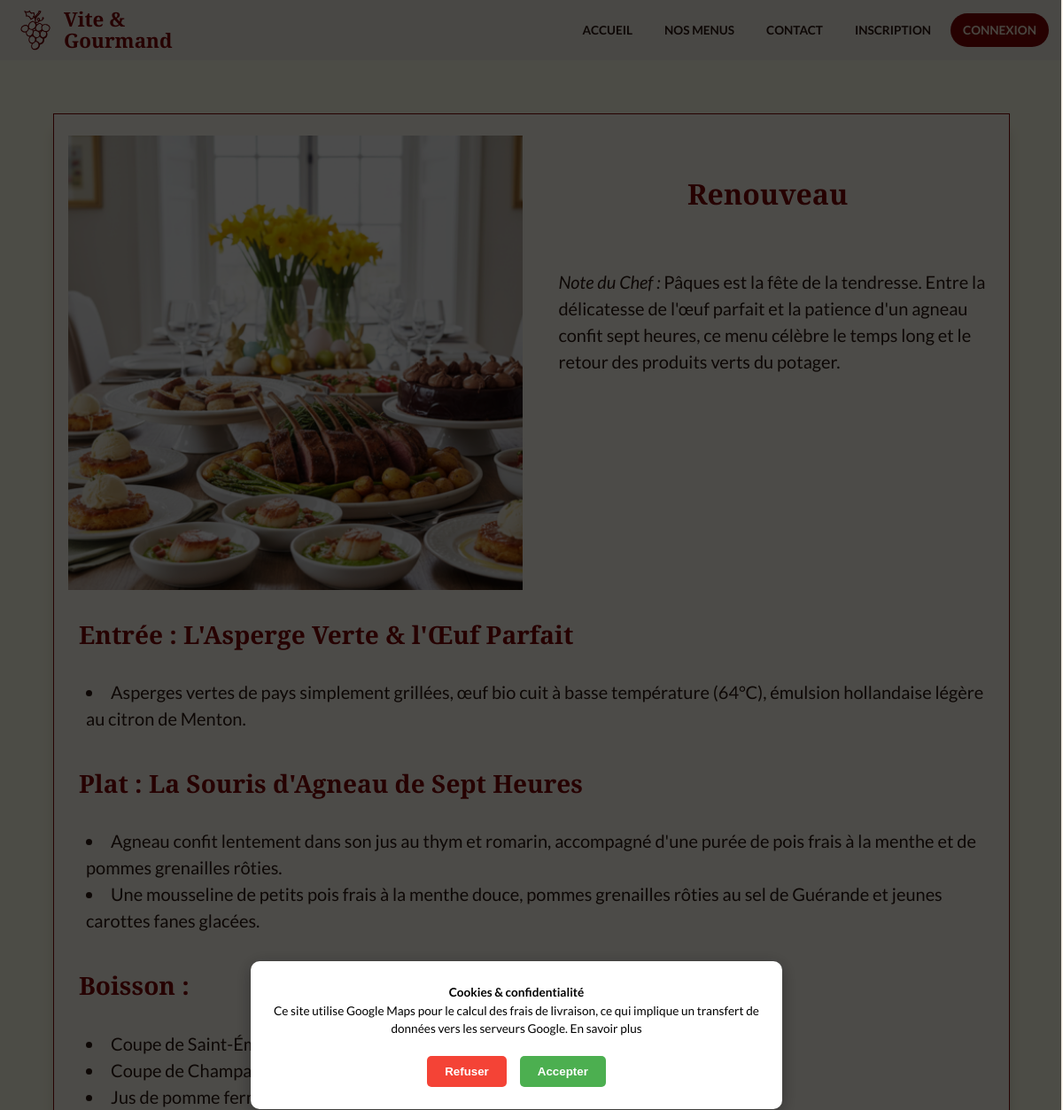
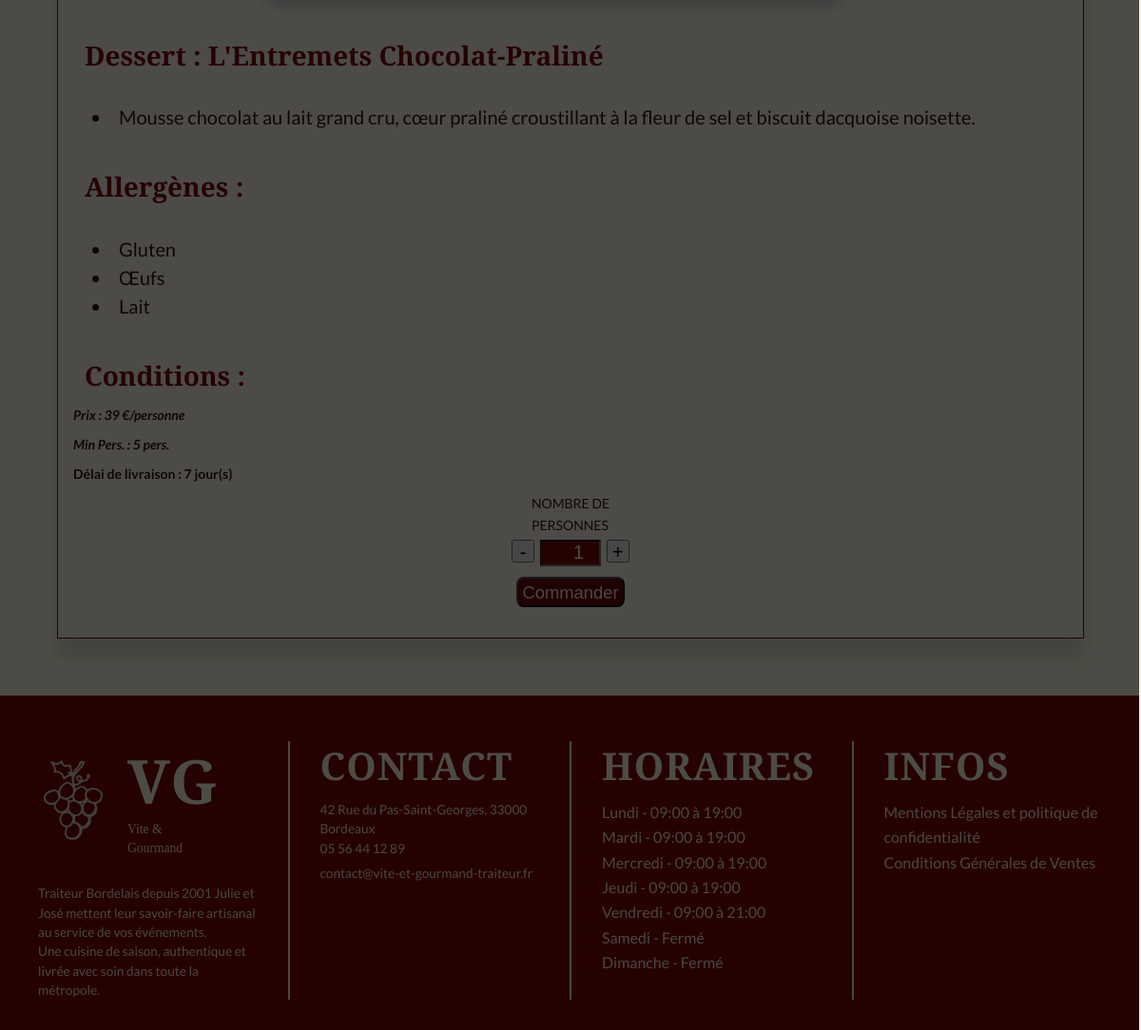
Page /data/menu-detail.php?id=Renouveau on the committed database (2 pictures, top to bottom).
### tables this page shows
CREATE TABLE `menu` (
  `Id_menu` int NOT NULL,
  `menu_nom` varchar(100) NOT NULL,
  `theme` varchar(100) NOT NULL,
  `regime` varchar(100) NOT NULL,
  `nb_perso_min` int DEFAULT NULL,
  `nb_perso_max` int DEFAULT NULL,
  `prix_menu` decimal(10,0) NOT NULL,
  `entree` text NOT NULL,
  `plat` text NOT NULL,
  `dessert` text NOT NULL,
  `boisson` text,
  `allergene` text,
  `description` text,
  `entree_description` text,
  `plat_description` text,
  `dessert_description` text,
  `boisson_description` text,
  `img_menu` varchar(255) DEFAULT NULL,
  `link` varchar(100) DEFAULT NULL,
  `description_info` text,
  `img_uploaded` varchar(255) DEFAULT NULL,
  `actif` tinyint(1) NOT NULL DEFAULT '1',
  `quantite_restante` int DEFAULT NULL,
  `conditions` text,
  `mois_debut` int DEFAULT NULL,
  `mois_fin` int DEFAULT NULL,
  `delai_commande_jours` int DEFAULT NULL
);

CREATE TABLE `horaires` (
  `Id_horaire` int NOT NULL,
  `jour` varchar(20) NOT NULL,
  `ouverture_matin` time DEFAULT NULL,
  `fermeture_matin` time DEFAULT NULL,
  `ouverture_apm` time DEFAULT NULL,
  `fermeture_apm` time DEFAULT NULL,
  `ferme` tinyint(1) NOT NULL DEFAULT '0'
);

### classes/Repository/MenuRepository.php (called while the page is built, shortened)
<?php
require_once __DIR__ . '/../Entity/MenuEntity.php';
class MenuRepository {
    private PDO $pdo;
    public function __construct(PDO $pdo) {
        $this->pdo = $pdo;
    }
    private function hydrate(array|false|null $data): ?Menu{
    return new Menu($data);
}
    public function findByLink(string $link): ?Menu {
        $stmt = $this->pdo->prepare("SELECT * FROM menu WHERE link = ? AND actif = 1 ");
        $stmt->execute([$link]);
        $data = $stmt ->fetch(PDO::FETCH_ASSOC);
        return $this->hydrate($data);
    }
}

### classes/Entity/MenuEntity.php (called while the page is built, shortened)
<?php
class Menu {
    private string $menu_nom;
    private float $prix_menu;
    private int $nb_perso_min;
    private string $description;
    private ?string $img_menu;
    private ?string $entree;
    private ?string $entree_description;
    private ?string $plat;
    private ?string $plat_description;
    private ?string $boisson;
    private ?string $dessert;
    private ?string $dessert_description;
    private ?string $allergene;
    private ?int $delai_commande;
    public function __construct(array $data) {
        $this->menu_nom          = $data['menu_nom'];
        $this->prix_menu         = (float)$data['prix_menu'];
        $this->nb_perso_min      = (int)$data['nb_perso_min'];
        $this->description       = $data['description'] ?? '';
        $this->img_menu       = $data['img_menu'] ?? null;
        $this->entree            = $data['entree'] ?? null;
        $this->entree_description = $data['entree_description']?? null;
        $this->plat              = $data['plat']?? null;
        $this->plat_description  = $data['plat_description']?? null;
        $this->boisson           = $data['boisson']?? null;
        $this->dessert           = $data['dessert']?? null;
        $this->dessert_description = $data['dessert_description']?? null;
        $this->allergene         = $data['allergene']?? null;
        $this->delai_commande      = $data['delai_commande_jours'] ?? null;
        }
    public function getNom(): string         { return $this->menu_nom; }
    public function getPrix(): float         { return $this->prix_menu; }
    public function getNbPersoMin(): int     { return $this->nb_perso_min; }
    public function getDescription(): string { return $this->description; }
    public function getEntree(): ?string     { return $this->entree;}
    public function getEntreeDescription(): ?string     { return $this->entree_description;}
    public function getPlat(): ?string     { return $this->plat;}
    public function getPlatDescription(): ?string     { return $this->plat_description;}
    public function getDessert(): ?string     { return $this->dessert;}
    public function getDessertDescription(): ?string     { return $this->dessert_description;}
    public function getBoisson(): ?string     { return $this->boisson;}
    public function getAllergene(): ?string     { return $this->allergene;}
    public function getDelaiCommande(): ?int     { return $this->delai_commande; }
    public function getImgMenuUrl(): string{
        $img = $this ->img_menu ?? '';
        return pathinfo($img, PATHINFO_EXTENSION) ? $img : $img .'.png';
    }
    }

### data/menu-detail.php (the view, shortened to what this page needs)
<?php
require_once __DIR__ . '/../login.php';
require_once __DIR__ . '/../classes/Repository/MenuRepository.php';
$menuRepository = new MenuRepository($pdo);
$menu = $menuRepository->findByLink($_GET['id'] ?? '');
?>
<!DOCTYPE html>
<html lang="fr">
<?php include __DIR__ . '/../includes/head.php'; ?>
<body>
<?php include __DIR__ . '/../includes/header.php'; ?>
<main>
    <article class="menu-detail">
        <div class="menu-detail-header">
            <picture>
                <img src="../Images/<?= $menu->getImgMenuUrl() ?>" alt="Photo du menu <?= htmlspecialchars($menu->getNom()) ?>" class="menu-detail-img">
            </picture>
            <div class="menu-detail-headline">
                <h2><?= htmlspecialchars($menu->getNom()) ?></h2>
                <p class="menu-chef-note"><em>Note du Chef :</em> <?= htmlspecialchars($menu->getDescription()) ?></p>
            </div>
        </div>
        <h3>Entrée : <?= htmlspecialchars($menu->getEntree()) ?></h3>
        <ul>
            <?php foreach (explode('|', $menu->getEntreeDescription() ?? '') as $ligne): ?>
                <li><?= htmlspecialchars($ligne) ?></li>
            <?php endforeach; ?>
        </ul>
        <h3>Plat : <?= htmlspecialchars($menu->getPlat()) ?></h3>
        <ul>
            <?php foreach (explode('|', $menu->getPlatDescription() ?? '') as $ligne): ?>
                <li><?= htmlspecialchars($ligne) ?></li>
            <?php endforeach; ?>
        </ul>
        <?php if ($menu->getBoisson()): ?>
    <h3>Boisson :</h3>
    <ul>
        <?php foreach (explode('|', $menu->getBoisson() ?? '') as $ligne): ?>
            <li><?= htmlspecialchars($ligne) ?></li>
        <?php endforeach; ?>
    </ul>
<?php endif; ?>
        <h3>Dessert : <?= htmlspecialchars($menu->getDessert()) ?></h3>
        <ul>
            <?php foreach (explode('|', $menu->getDessertDescription() ?? '') as $ligne): ?>
                <li><?= htmlspecialchars($ligne) ?></li>
            <?php endforeach; ?>
        </ul>
        <h3>Allergènes :</h3>
        <ul>
            <?php foreach (explode('|', $menu->getAllergene() ?? '') as $ligne): ?>
                <li><?= htmlspecialchars($ligne) ?></li>
            <?php endforeach; ?>
        </ul>
        <div class="menu-detail-footer">
            <div class="menu-condition-footer">
                <h3>Conditions :</h3>
                <em class="menu-condition">Prix : <?= $menu->getPrix() ?> €/personne</em>
                <em class="menu-condition">Min Pers. : <?= $menu->getNbPersoMin() ?> pers.</em>
                <?php if ($menu->getDelaiCommande() !== null): ?>
                    <span class="menu-condition">Délai de livraison : <?= $menu->getDelaiCommande() ?> jour(s)</span>
                <?php endif; ?>
            </div>
            <form id="form-commande" action="../achat.php" method="POST">
                <div class="nb-person-menu">
                    <span>NOMBRE DE <br>PERSONNES</span>
                    <div class="input-nb-perso">
                        <button type="button" class="counter-btn" onclick="change(this, -1)" aria-label="Diminuer le nombre de personnes">-</button>
                        <input type="number" class="counter-val" name="nb_pers" value="1" min="1">
                        <button type="button" class="counter-btn" onclick="change(this, 1)" aria-label="Augmenter le nombre de personnes">+</button>
                    </div>
                </div>
                <div class="order-menu-btn">
                    <button type="submit" class="btn-menu-order">Commander</button>
                </div>
            </form>
        </div>
    </article>
</main>
<?php include __DIR__ . '/../includes/footer.php'; ?>
</body>
</html>

### includes/footer.php (shortened to what this page needs)
<footer>
    <div id="cookie-overlay" class="cookie-overlay">
                <div class="cookie-banner">
                    <p>
                        <strong> Cookies & confidentialité</strong><br>
                        Ce site utilise Google Maps pour le calcul des frais de livraison,
                        ce qui implique un transfert de données vers les serveurs Google.
                        <a href="<?= BASE_URL ?>/mentions.php" target="_blank" aria-label="s'ouvre les mentions légales dans un nouvel onglet">En savoir plus</a>
                    </p>
                    <div class="cookie-buttons">
                        <button id="refuse-cookies" class="btn-cookie-refuse">Refuser</button>
                        <button id="accept-cookies" class="btn-cookie-accept">Accepter</button>
                    </div>
                </div>
            </div>
            <div>
                <div class="footer-logo-group">
                    <img src="<?= BASE_URL ?>/Images/Logo_beige_final_v2.svg" class="footer-logo" alt="Logo Vite & Gourmand">
                    <div class="footer-logo-text">
                        <h3>VG</h3>
                        <p>Vite & Gourmand</p>
                    </div>
                </div>
                <br>
                <p>Traiteur Bordelais depuis 2001 Julie et José mettent leur savoir-faire artisanal au service de vos événements. <br> Une cuisine de saison, authentique et livrée avec soin dans toute la métropole.</p>
            </div>
            <address>
                <h3> CONTACT </h3>
                <?php
                $stmt_info = $pdo->query("SELECT * FROM renseignement ");
                $informations = $stmt_info->fetch();
                ?>
                <p><?= $informations['adresse'] ?? '42 Rue du Pas-Saint-Georges, 33000 Bordeaux' ?></p>
                <ul>
                    <li><?php echo $informations['telephone'] ?? '05 56 44 12 89' ; ?></li>
                    <li><a href="mailto:contact@vite-et-gourmand-traiteur.fr"><?php echo $informations['email'] ?? 'contact@vite-et-gourmand-traiteur.fr' ; ?></a></li>
                </ul>
            </address>
            <div>
                <h3>HORAIRES</h3>
                <ul>
                    <?php
                        $stmt_h = $pdo->query("SELECT * FROM horaires ORDER BY Id_horaire ASC");
                        $horaires_footer = $stmt_h->fetchAll();
                    ?>
                    <?php foreach ($horaires_footer as $h): ?>
                        <?php if (!$h['ferme']):; ?>
                            <li> <?= htmlspecialchars($h['jour']) ?> - <?= substr($h['ouverture_matin'], 0, 5) ?> à <?= substr($h['fermeture_apm'], 0, 5) ?></li>
                        <?php else: ?>
                            <li> <?= htmlspecialchars($h['jour']) ?> - Fermé</li>
                        <?php endif; ?>
                    <?php endforeach; ?>
                </ul>
                    </div>
            <div>
                <h3>INFOS</h3>
                <a href="<?= BASE_URL ?>/mentions.php"> Mentions Légales et politique de confidentialité</a>
                <br>
                <a href="<?= BASE_URL ?>/CGV.php"> Conditions Générales de Ventes </a>
            </div>
        </footer>

### rows in the picture
menu: img_menu+menu_nom (picture), menu_nom "Renouveau", description "Pâques est la fête de la tendresse. Entre la délicatesse de l'œuf parfait et la patience d'un agneau confit sept heures, ce menu célèbre le temps long et le retour des produits verts du potager.", entree "L'Asperge Verte & l'Œuf Parfait", entree_description "Asperges vertes de pays simplement grillées, œuf bio cuit à basse température (64°C), émulsion hollandaise légère au citron de Menton.", plat "La Souris d'Agneau de Sept Heures", plat_description "Agneau confit lentement dans son jus au thym et romarin, accompagné d'une purée de pois frais à la menthe et de pommes grenailles rôties.", plat_description "Une mousseline de petits pois frais à la menthe douce, pommes grenailles rôties au sel de Guérande et jeunes carottes fanes glacées.", boisson "Coupe de Saint-Émilion Grand Cru", boisson "Coupe de Champagne…", boisson "Jus de pomme fermier pressé", dessert "L'Entremets Chocolat-Praliné", dessert_description "Mousse chocolat au lait grand cru, cœur praliné croustillant à la fleur de sel et biscuit dacquoise noisette.", allergene "Gluten", allergene "Œufs", allergene "Lait", prix_menu "39", nb_perso_min "5", delai_commande_jours "7"
horaires: jour "Lundi", ouverture_matin "09:00", fermeture_apm "19:00"
horaires: jour "Mardi", ouverture_matin "09:00", fermeture_apm "19:00"
horaires: jour "Mercredi", ouverture_matin "09:00", fermeture_apm "19:00"
horaires: jour "Jeudi", ouverture_matin "09:00", fermeture_apm "19:00"
horaires: jour "Vendredi", ouverture_matin "09:00", fermeture_apm "21:00"
horaires: jour "Samedi"
horaires: jour "Dimanche"

### other values in the picture
$informations['adresse'] "42 Rue du Pas-Saint-Georges, 33000 Bordeaux"
$informations['telephone'] "05 56 44 12 89"
$informations['email'] "contact@vite-et-gourmand-traiteur.fr"
